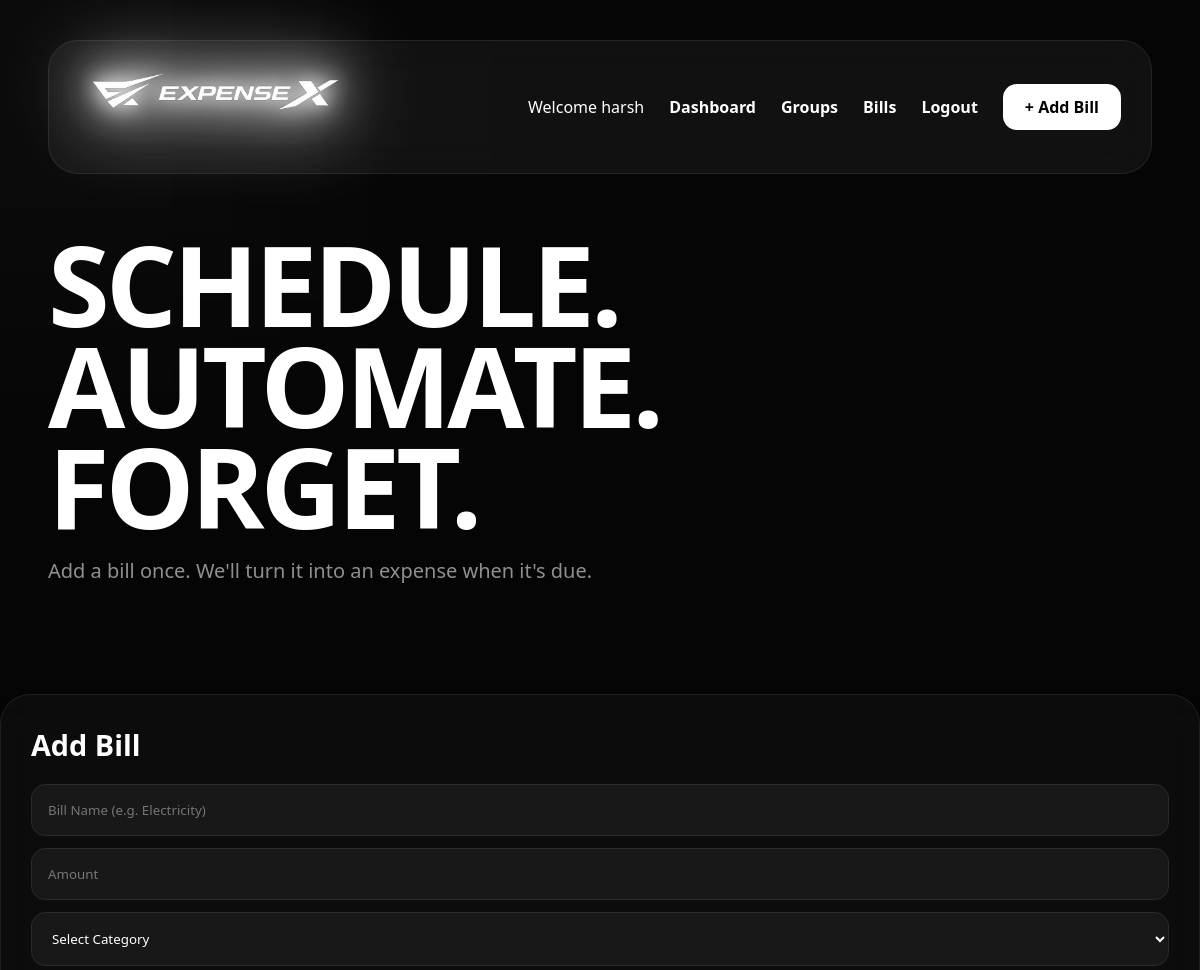
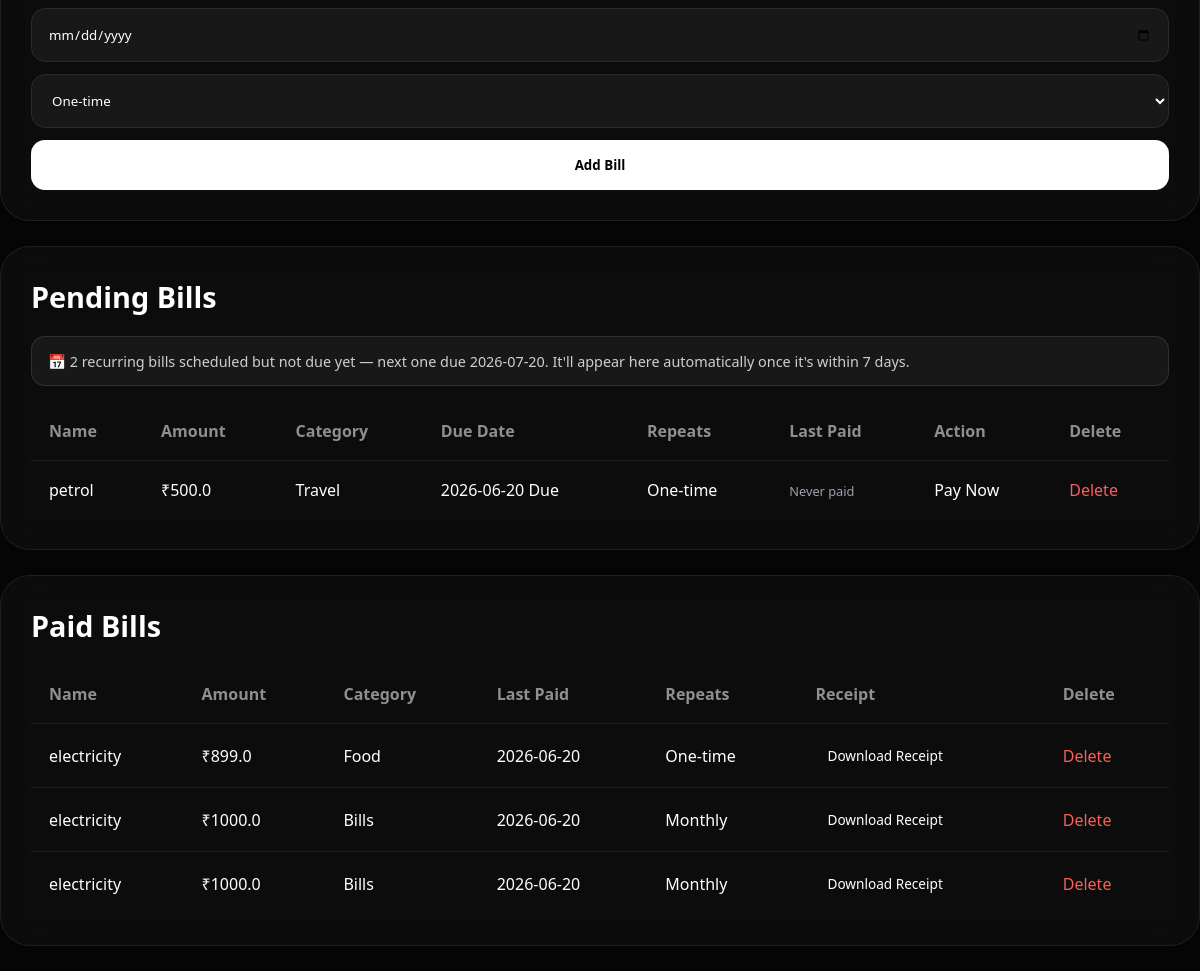
The page /bills (signed in) on the database its author committed (2 pictures, top to bottom).
### tables this page shows
CREATE TABLE bills (
    id INTEGER PRIMARY KEY AUTOINCREMENT,
    user_id INTEGER,
    name TEXT NOT NULL,
    amount REAL NOT NULL,
    category TEXT NOT NULL,
    due_date TEXT NOT NULL,
    recurrence TEXT NOT NULL DEFAULT 'none',
    status TEXT NOT NULL DEFAULT 'pending',
    last_generated_date TEXT,
    FOREIGN KEY(user_id) REFERENCES users(id)
);

### app.py (the view)
@app.route("/bills")
def bills():
    if "user_id" not in session:
        return redirect("/login")
    process_due_bills(session["user_id"])
    conn = sqlite3.connect(DB_PATH)
    cursor = conn.cursor()
    cursor.execute(
        """
        SELECT * FROM bills
        WHERE user_id=? AND status='pending'
        AND (
            last_generated_date IS NULL
            OR due_date <= date('now', '+7 days')
        )
        ORDER BY due_date ASC
        """,
        (session["user_id"],)
    )
    pending_bills = cursor.fetchall()
    cursor.execute(
        """
        SELECT COUNT(*), MIN(due_date) FROM bills
        WHERE user_id=? AND status='pending'
        AND last_generated_date IS NOT NULL
        AND due_date > date('now', '+7 days')
        """,
        (session["user_id"],)
    )
    upcoming_row = cursor.fetchone()
    upcoming_count = upcoming_row[0] or 0
    upcoming_next_date = upcoming_row[1]
    cursor.execute(
        """
        SELECT * FROM bills
        WHERE user_id=? AND status='paid'
        ORDER BY id DESC
        """,
        (session["user_id"],)
    )
    paid_bills = cursor.fetchall()
    conn.close()
    today_str = date.today().strftime("%Y-%m-%d")
    return render_template(
        "bills.html",
        pending_bills=pending_bills,
        paid_bills=paid_bills,
        today=today_str,
        upcoming_count=upcoming_count,
        upcoming_next_date=upcoming_next_date
    )

### app.py (called while the page is built, shortened)
def process_due_bills(user_id):
    today_str = date.today().strftime("%Y-%m-%d")
    conn = sqlite3.connect(DB_PATH)
    cursor = conn.cursor()
    cursor.execute(
        """
        SELECT id, name, amount, category, due_date, recurrence
        FROM bills
        WHERE user_id=? AND status='pending' AND due_date<=?
        AND recurrence IN ('weekly', 'monthly')
        """,
        (user_id, today_str)
    )
    due_bills = cursor.fetchall()
    conn.commit()
    conn.close()

### templates/bills.html (shortened to what this page needs)
<!DOCTYPE html>
<html>
<head>
    <link rel="stylesheet" href="{{ url_for('static', filename='style.css') }}">
</head>
<body>
<div class="container">
  <div class="nav">
    <div class="brand">
      <img src="{{ url_for('static', filename='logo.png') }}" alt="Logo" class="logo">
    </div>
    <div class="nav-links">
      <span>Welcome {{ session['username'] }}</span>
      <a href="/">Dashboard</a>
      <a href="/groups">Groups</a>
      <a href="/bills">Bills</a>
      <a href="/logout">Logout</a>
      <a href="#bill-form" class="add-btn">+ Add Bill</a>
    </div>
  </div>
  <div class="hero">
    <h1>
      SCHEDULE.<br>
      AUTOMATE.<br>
      FORGET.
    </h1>
    <p>Add a bill once. We'll turn it into an expense when it's due.</p>
  </div>
</div>
<div class="card" id="bill-form">
  <h2>Add Bill</h2>
  <form action="/add_bill" method="POST">
    <input type="text"   name="name"       placeholder="Bill Name (e.g. Electricity)" required>
    <input type="number" name="amount"     step="0.01" placeholder="Amount" required>
    <select name="category" required>
      <option value="">Select Category</option>
    </select>
    <input type="date" name="due_date" required>
    <select name="recurrence">
      <option value="none">One-time</option>
    </select>
    <button type="submit">Add Bill</button>
  </form>
</div>
<div class="card">
  <h2>Pending Bills</h2>
  {% if upcoming_count and upcoming_count > 0 %}
  <div style="background:rgba(255,255,255,0.05); border:1px solid rgba(255,255,255,0.1);
              padding:0.9rem 1rem; border-radius:14px; margin-bottom:1rem;
              font-size:0.9rem; color:#cfcfcf;">
    📅 {{ upcoming_count }} recurring bill{{ 's' if upcoming_count != 1 else '' }}
    scheduled but not due yet{% if upcoming_next_date %} — next one due {{ upcoming_next_date }}{% endif %}.
    It'll appear here automatically once it's within 7 days.
  </div>
  {% endif %}
  <table>
    <tr>
      <th>Name</th>
      <th>Amount</th>
      <th>Category</th>
      <th>Due Date</th>
      <th>Repeats</th>
      <th>Last Paid</th>
      <th>Action</th>
      <th>Delete</th>
    </tr>
    {% for bill in pending_bills %}
    <tr{% if bill[5] <= today %} class="bill-overdue"{% endif %}>
      <td>{{ bill[2] }}</td>
      <td>₹{{ bill[3] }}</td>
      <td>{{ bill[4] }}</td>
      <td>
        {{ bill[5] }}
        {% if bill[5] <= today %}
        <span class="bill-tag">Due</span>
        {% endif %}
      </td>
      <td>
        {% if bill[6] == 'weekly' %}Weekly
        {% elif bill[6] == 'monthly' %}Monthly
        {% else %}One-time{% endif %}
      </td>
      <td>
        {% if bill[8] %}
          <span style="font-size:0.8rem; color:#6b7280;">Last paid: {{ bill[8] }}</span>
        {% else %}
          <span style="font-size:0.8rem; color:#9ca3af;">Never paid</span>
        {% endif %}
      </td>
      <td>
        <a class="pay-btn" href="/pay_bill_page/{{ bill[0] }}">Pay Now</a>
      </td>
      <td>
        <a class="delete-btn" href="/delete_bill/{{ bill[0] }}"
           onclick="return confirm('Delete this bill?')">Delete</a>
      </td>
    </tr>
    {% endfor %}
  </table>
</div>
<div class="card">
  <h2>Paid Bills</h2>
  <table>
    <tr>
      <th>Name</th>
      <th>Amount</th>
      <th>Category</th>
      <th>Last Paid</th>
      <th>Repeats</th>
      <th>Receipt</th>
      <th>Delete</th>
    </tr>
    {% for bill in paid_bills %}
    <tr>
      <td>{{ bill[2] }}</td>
      <td>₹{{ bill[3] }}</td>
      <td>{{ bill[4] }}</td>
      <td>{{ bill[8] }}</td>
      <td>
        {% if bill[6] == 'weekly' %}Weekly
        {% elif bill[6] == 'monthly' %}Monthly
        {% else %}One-time{% endif %}
      </td>
      <td>
        <a class="pay-btn" href="/bill_receipt/{{ bill[0] }}"
           style="display:inline-block; padding:4px 12px; font-size:0.85rem;">
          Download Receipt
        </a>
      </td>
      <td>
        <a class="delete-btn" href="/delete_bill/{{ bill[0] }}"
           onclick="return confirm('Delete this bill?')">Delete</a>
      </td>
    </tr>
    {% endfor %}
  </table>
</div>
</body>
</html>

### static/style.css (style rules this page uses)
* { margin:0; padding:0; box-sizing:border-box; font-family:'Segoe UI',sans-serif; }
body { background:#050505; color:white; overflow-x:hidden; }
body::before { content:''; position:fixed; width:500px; height:500px; top:-200px; left:-200px; background:rgba(255,255,255,0.04); filter:blur(150px); z-index:-1; }
.container { width:92%; max-width:1400px; margin:auto; padding:40px 0; }
.nav { display:flex; justify-content:space-between; align-items:center; padding:18px 30px; margin-bottom:60px; background:rgba(255,255,255,0.05); backdrop-filter:blur(20px); border:1px solid rgba(255,255,255,0.08); border-radius:30px; }
.brand { display:flex; align-items:center; gap:20px; }
.logo { width:260px; height:120px; object-fit:contain; }
.nav-links { display:flex; align-items:center; gap:25px; }
.nav-links a { color:white; text-decoration:none; font-weight:600; transition:.3s; }
.add-btn { background:white; color:black !important; padding:12px 24px; border-radius:16px; }
.hero { margin-bottom:70px; }
.hero h1 { font-size:7rem; font-weight:900; line-height:0.9; letter-spacing:-4px; }
.hero p { margin-top:20px; color:#8f8f8f; font-size:1.25rem; }
.card { background:rgba(255,255,255,0.03); backdrop-filter:blur(20px); border:1px solid rgba(255,255,255,0.08); border-radius:30px; padding:30px; margin-bottom:25px; }
.card h2 { margin-bottom:20px; font-size:1.8rem; }
form { display:flex; flex-direction:column; gap:12px; }
input, select { width:100%; padding:16px; background:#181818; border:1px solid #2a2a2a; color:white; border-radius:14px; outline:none; transition:.3s; }
button { width:100%; padding:16px; background:white; color:black; border:none; border-radius:14px; font-weight:700; cursor:pointer; transition:.3s; }
table { width:100%; border-collapse:collapse; }
th { text-align:left; padding:18px; color:#8f8f8f; }
td { padding:18px; border-top:1px solid rgba(255,255,255,0.08); }
a { color:white; text-decoration:none; }
.delete-btn { color:#ff5c5c; }
.add-btn { background:white; color:black !important; padding:12px 22px; border-radius:14px; }
.logo { width:280px; height:auto; object-fit:contain; filter: drop-shadow(0 0 10px #fff) drop-shadow(0 0 20px #fff) drop-shadow(0 0 40px rgba(255,255,255,0.9)); transition:0.3s ease; }

### rows shown on the page
bills: name "petrol", amount "500.0", category "Travel", due_date "2026-06-20", shows "Due", recurrence "One-time"
bills: name "electricity", amount "899.0", category "Food", last_generated_date "2026-06-20", recurrence "One-time"
bills: name "electricity", amount "1000.0", category "Bills", last_generated_date "2026-06-20", recurrence "Monthly"
bills: name "electricity", amount "1000.0", category "Bills", last_generated_date "2026-06-20", recurrence "Monthly"

### other values the page prints
{{ session['username'] }} "harsh"
{{ upcoming_count }} "2"
{{ 's' if upcoming_count != 1 else '' }} "s"
{{ upcoming_next_date }} "2026-07-20"
